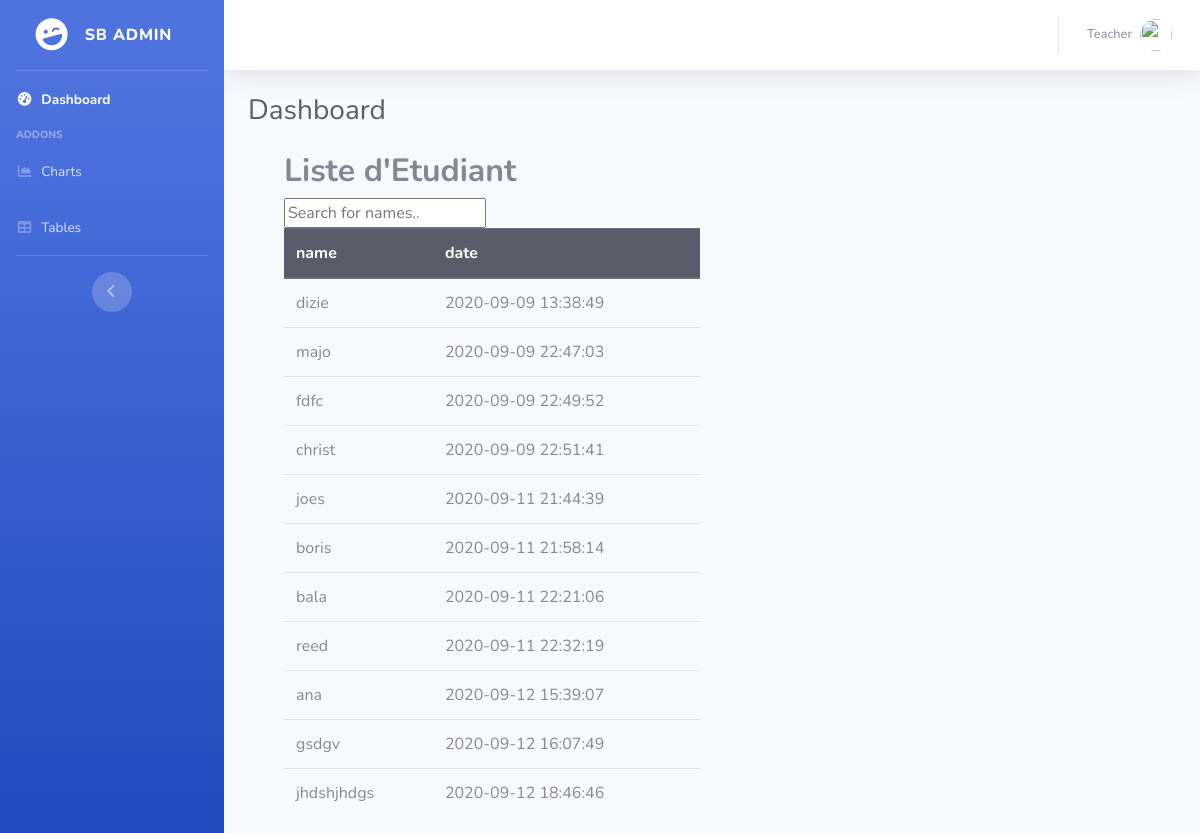
The page /dash.php on the database its author committed.
### tables this page shows
CREATE TABLE `student` (
  `id` int(11) NOT NULL,
  `name` varchar(225) NOT NULL,
  `email` varchar(255) NOT NULL,
  `phone` varchar(250) NOT NULL,
  `sex` varchar(250) NOT NULL,
  `password` varchar(255) NOT NULL,
  `file_name` varchar(250) NOT NULL,
  `date_heure` datetime NOT NULL DEFAULT current_timestamp()
);

### dash.php (the view, shortened to what this page needs)
<?php
include('connect_db2.php');
?>
<!DOCTYPE html>
<html lang="en">
<head>
  <link href="vendor/fontawesome-free/css/all.min.css" rel="stylesheet" type="text/css">
  <link href="css/sb-admin-2.min.css" rel="stylesheet">
</head>
<body id="page-top">
  <div id="wrapper">
    <ul class="navbar-nav bg-gradient-primary sidebar sidebar-dark accordion" id="accordionSidebar">
      <a class="sidebar-brand d-flex align-items-center justify-content-center" href="index.html">
        <div class="sidebar-brand-icon rotate-n-15">
          <i class="fas fa-laugh-wink"></i>
        </div>
        <div class="sidebar-brand-text mx-3">SB Admin</div>
      </a>
      <hr class="sidebar-divider my-0">
      <li class="nav-item active">
        <a class="nav-link" href="index.html">
          <i class="fas fa-fw fa-tachometer-alt"></i>
          <span>Dashboard</span></a>
      </li>
      <div class="sidebar-heading">
        Addons
      </div>
      <li class="nav-item">
        <a class="nav-link" href="#">
          <i class="fas fa-fw fa-chart-area"></i>
          <span>Charts</span></a>
      </li>
      <li class="nav-item">
        <a class="nav-link" href="#">
          <i class="fas fa-fw fa-table"></i>
          <span>Tables</span></a>
      </li>
      <hr class="sidebar-divider d-none d-md-block">
      <div class="text-center d-none d-md-inline">
        <button class="rounded-circle border-0" id="sidebarToggle"></button>
      </div>
    </ul>
    <div id="content-wrapper" class="d-flex flex-column">
      <div id="content">
        <nav class="navbar navbar-expand navbar-light bg-white topbar mb-4 static-top shadow">
          <ul class="navbar-nav ml-auto">
            <li class="nav-item dropdown no-arrow">
              <a class="nav-link dropdown-toggle" href="#" id="userDropdown" role="button" data-toggle="dropdown" aria-haspopup="true" aria-expanded="false">
                <span class="mr-2 d-none d-lg-inline text-gray-600 small">Teacher</span>
                <img class="img-profile rounded-circle" src="https://source.unsplash.com/QAB-WJcbgJk/60x60">
              </a>
            </li>
        </nav>
        <div class="container-fluid">
          <div class="d-sm-flex align-items-center justify-content-between mb-4">
            <h1 class="h3 mb-0 text-gray-800">Dashboard</h1>
          </div>
          <?php
          $compt = "SELECT name, date_heure FROM `student` WHERE id";
          $result = mysqli_query($conn, $compt);
          ?>
          <div class="container">
          <div class = "col-md-6">
            <div class="demo-content">
              <h2 class="title_with_link"><b>Liste d'Etudiant</b></h2>
              <form name="frmSearch" method="post" action="">
                <input type="text" id="myInput" onkeyup="myFunction()" placeholder="Search for names.." title="Type in a name">
                <?php if (!empty($result)) { ?>
                  <table class="table" id="myTable">
                    <thead class="thead-dark">
                      <tr>
                        <th scope="col"><span>name</span></th>
                        <th scope="col"><span>date</span></th>
                      </tr>
                    </thead>
                    <tbody>
                      <?php
                      while ($row = mysqli_fetch_array($result)) {
                      ?>
                        <tr>
                          <td scope="row"><?php echo $row["name"]; ?></td>
                          <td scope="row"><?php echo $row["date_heure"]; ?></td>
                        </tr>
                      <?php
                      }
                      ?>
                  </table>
                <?php } ?>
            </div>
          </div>
</body>
</html>

### rows shown on the page
student: name "dizie", date_heure "2020-09-09 13:38:49"
student: name "majo", date_heure "2020-09-09 22:47:03"
student: name "fdfc", date_heure "2020-09-09 22:49:52"
student: name "christ", date_heure "2020-09-09 22:51:41"
student: name "joes", date_heure "2020-09-11 21:44:39"
student: name "boris", date_heure "2020-09-11 21:58:14"
student: name "bala", date_heure "2020-09-11 22:21:06"
student: name "reed", date_heure "2020-09-11 22:32:19"
student: name "ana", date_heure "2020-09-12 15:39:07"
student: name "gsdgv", date_heure "2020-09-12 16:07:49"
student: name "jhdshjhdgs", date_heure "2020-09-12 18:46:46"
